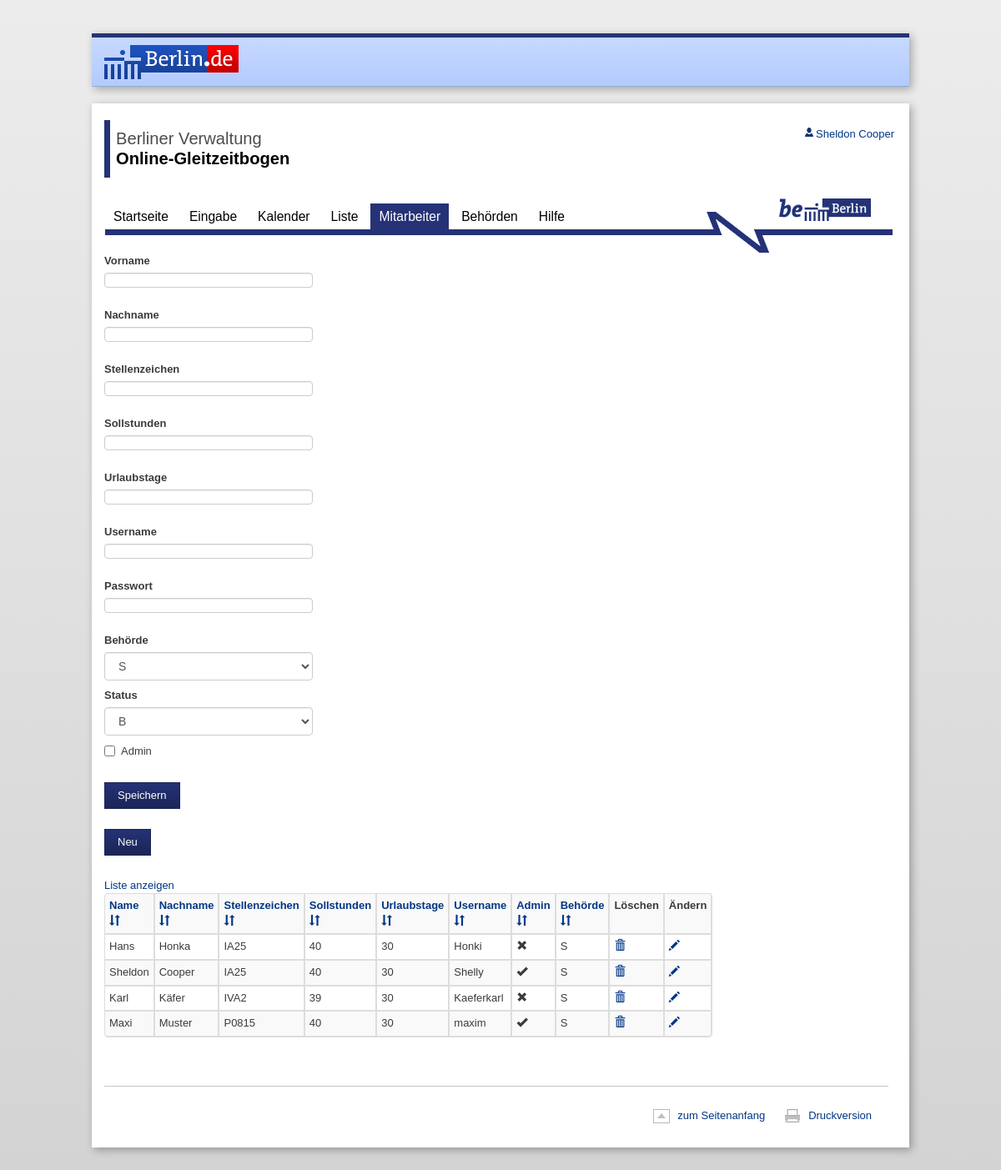
Page /sites/mitarbeiter.php?sort=stez (signed in) on the committed database.
### tables this page shows
CREATE TABLE IF NOT EXISTS `mitarbeiter` (
  `maid` int(11) NOT NULL AUTO_INCREMENT COMMENT 'Mitarbeiter ID',
  `vname` char(30) NOT NULL,
  `nname` char(50) NOT NULL,
  `stez` char(10) DEFAULT NULL COMMENT 'stellenzeichen des Mitarbeiters',
  `sollstd` double DEFAULT NULL,
  `bid` int(11) DEFAULT NULL COMMENT 'Behoerden ID',
  `sid` int(11) DEFAULT NULL COMMENT 'Status ID',
  `usern` varchar(20) NOT NULL,
  `passwort` varchar(32) DEFAULT NULL,
  `rechte` int(11) NOT NULL,
  `urlbtage` int(3) DEFAULT 30,
  PRIMARY KEY (`maid`),
  KEY `sid` (`sid`),
  KEY `bid` (`bid`)
);

### sites/mitarbeiter.php (the view, shortened to what this page needs)
<?php
	$zusatzinclude = "
	<script type='text/javascript' src='../includes/js/jquery.js'></script>
	<script type='text/javascript' src='../includes/js/master.js'></script>
	<link rel='stylesheet' href='../includes/css/bootstrap-theme.min.css'>
	";
	require('../includes/header.php');
	require('../includes/mysql.php');
 if($_SESSION["admin"]==1){
	 $vname="";
	 $nname="";
	 $stez="";
	 $sollstd="";
	 $urlbtage="";
	 $usern="";
	 $rechte="";
	 $bid="";
	 $sid="";
	 $behoerdenname="";
	 $status="";
  ?>
  <div style="width: 250px;" >
<form role="form" method="post" name="ajax_form" id="ajax_form">
<div   class="form-group">
    <label for="voname">Vorname</label><input class="form-control" name="vname" id="vname" type="text" value="<?php echo $vname; ?>" required=""/></div>
<div class="form-group">
    <label for="nname">Nachname</label><input class="form-control" name="nname" id="nname" type="text" value="<?php echo $nname; ?>"required=""/></div>
<div class="form-group">
    <label for="stez">Stellenzeichen</label><input class="form-control" name="stez" id="stelz" type="text" value="<?php echo $stez; ?>" required=""/></div>
<div class="form-group">
    <label for="sollstd">Sollstunden</label><input class="form-control" name="sollstd" id="sollstd" type="text" value="<?php echo $sollstd; ?>"required=""/></div>
<div class="form-group">
    <label for="urlbtage">Urlaubstage</label><input class="form-control" name="urlbtage" id="urlbtage" type="text" value="<?php echo $urlbtage; ?>"required=""/></div>
<?php
if ($do != "edit"){
echo"<div class='form-group'>
    <label for='usern'>Username</label><input class='form-control' name='usern' id='usern' type='text' value='".$usern."' required=''/></div>
<div class='form-group'>
    <label for='passwort'>Passwort</label><input class='form-control' name='passwort' id='passwort' type='text' value='".$passwort."' required=''/></div>";
}
else {
	echo
	"<form action='mitarbeiter.php'><div class='form-group'>
    <label for='passwort'>Passwort</label><input class='form-control' name='passwort' id='passwort' type='password' value='".$passwort."'/><button class='btn btn-default' name='savepwd' id='savepwd' type='submit' >Ändern</button></div>";
	}
?>
<div class="form-group">
    <label for="status">Behörde</label>
<?php
 $sqlbh = "SELECT * FROM behoerde";
 $resultbh = mysqli_query($link, $sqlbh);
	echo "<select name='bid' class='form-control'>";
	while($row = mysqli_fetch_array($resultbh)) {
		$behoerdenname[$row['bid']] = $row['art']." / ".$row['name'];
		if ($row['bid']==$bid){
			$selected="SELECTED";
			}
		else{
			$selected="";
			}
        echo "<option ".$selected." value=".$row['bid'].">".$behoerdenname[$row['bid']]."</option>";
	 }
 	 echo "</select>";
?>
 <div class="form-group">
    <label for="status">Status</label>
<?php
 $sqlbh = "SELECT * FROM status";
 $resultbh = mysqli_query($link, $sqlbh);
	echo "<select name='sid' class='form-control'>";
	while($row = mysqli_fetch_array($resultbh)) {
		$status[$row['sid']] = $row['bezeichnung'];
		if ($row['sid']==$sid){
			$selected2="SELECTED";
			}
		else{
			$selected2="";
			}
        echo "<option ".$selected2." value=".$row['sid'].">".$status[$row['sid']]."</option>";
	 }
 	 echo "</select>";
?>
<div class="checkbox">
 <label for="checkbox">Admin</label>
    <input name="rechte" type="checkbox" value="1" <?php if($rechte==1){echo ' checked';} ?> >
</div>
<br>
<button class="btn btn-default" name="submit" id="submit" type="submit" >Speichern</button>
</div>
</form>
<form action="mitarbeiter.php">
<button class="btn btn-default" name="neu" id="neu" type="submit" >Neu</button>
<br>
</form>
</div>
  </body>
 <?php
	echo"<a id='showbutton' href='javascript:toggle();'>Liste anzeigen</a>";
if(isset($_GET['sort']))
{
	$nothide = "style='display:block !important;'";
}
else{
	$nothide="";
	}
	echo"<div id='liste' ".$nothide." class='hidelist'>";
	if(isset($_GET['sort']))
	{
		$sort = $_GET['sort'];
		if($richtung='DESC')
	{
		$richtung = 'ASC';
	}
	else
	{
		$richtung = 'DESC';
	}
	}
	else{
		$sort = 'nname';
		$richtung = 'ASC';
	}
	$strSQL = "SELECT * FROM mitarbeiter ORDER BY ".$sort." ".$richtung;
	echo"  <table id='ntab' class='table table-striped table-bordered table-condensed'>";
	echo"  <th><a href='?sort=vname#ntab'>Name <span class='glyphicon glyphicon-sort'</span></a></th>";
	echo"  <th><a href='?sort=nname#ntab'>Nachname <span class='glyphicon glyphicon-sort'</span></a></th>";
	echo"  <th><a href='?sort=stez#ntab'>Stellenzeichen <span class='glyphicon glyphicon-sort'</span></a></th>";
	echo"  <th><a href='?sort=sollstd#ntab'>Sollstunden <span class='glyphicon glyphicon-sort'</span></a></th>";
	echo"  <th><a href='?sort=urlbtage#ntab'>Urlaubstage <span class='glyphicon glyphicon-sort'</span></a></th>";
	echo"  <th><a href='?sort=usern#ntab'>Username <span class='glyphicon glyphicon-sort'</span></a></th>";
	echo"  <th><a href='?sort=rechte#ntab'>Admin <span class='glyphicon glyphicon-sort'</span></a></th>";
	echo"  <th><a href='?sort=bid#ntab'>Behörde <span class='glyphicon glyphicon-sort'</span></a></th>";
	echo"  <th>Löschen</th>";
	echo"  <th>Ändern</th>";
	$result = mysqli_query($link, $strSQL);
	while($row = mysqli_fetch_array($result)) {
	if($row['rechte']=="1")
	{
	$adminok="<span class='glyphicon glyphicon-ok'></span>";
	}
	else{$adminok="<span class='glyphicon glyphicon-remove'></span>";}
	echo "<tr><td>"
	.$row['vname']."</td><td>"
	.$row['nname']."</td><td>"
	.$row['stez']."</td><td>"
	.$row['sollstd']."</td><td>"
	.$row['urlbtage']."</td><td>"
	.$row['usern']."</td><td>"
	.$adminok."</td><td>"
	.$behoerdenname[$row['bid']]."</td>
	<td>
	<a href='?bla=del&maid1=".$row['maid']."'>
	<span class='glyphicon glyphicon-trash'></span></a>
	</td><td>
	<a href='?bla=edit&maid1=".$row['maid']."'>
	<span class='glyphicon glyphicon-pencil'></span></a>
	</td>
	</tr>";
	}
	echo" </table></div>";
}else{
echo "<div class='alert alert-danger'>Sie haben keine Adminrechte !</div>";
}
	require('../includes/footer.php');
?>

### includes/css/signin.css (style rules this page uses)
body { padding-top: 40px; padding-bottom: 40px; background-color: #eee; }

### rows in the picture
mitarbeiter: vname "Hans", nname "Honka", stez "IA25", sollstd "40", urlbtage "30", usern "Honki", rechte 0 (drawn), bid "S"
mitarbeiter: vname "Sheldon", nname "Cooper", stez "IA25", sollstd "40", urlbtage "30", usern "Shelly", rechte 1 (drawn), bid "S"
mitarbeiter: vname "Karl", nname "Käfer", stez "IVA2", sollstd "39", urlbtage "30", usern "Kaeferkarl", rechte 0 (drawn), bid "S"
mitarbeiter: vname "Maxi", nname "Muster", stez "P0815", sollstd "40", urlbtage "30", usern "maxim", rechte 1 (drawn), bid "S"

### other values in the picture
$_SESSION['vname'] "Sheldon"
$_SESSION['nname'] "Cooper"
form field bid "S"
form field sid "B"
